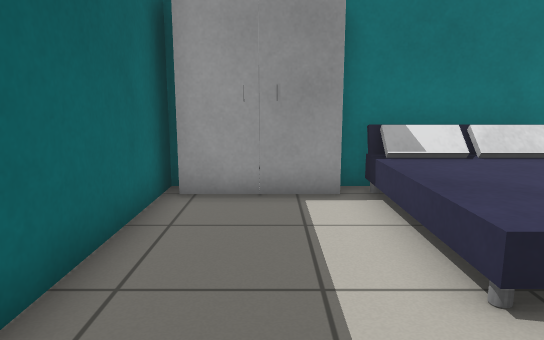
view 1 (above)

18 first-person views from a walk through a world built for the Gazebo simulator. The camera is 0.9 m above the floor, tilts 10° down and sees 70° across. Floor lines are 1 m apart. The floor is counted in squares, 0.5 m on a side. Each view is taken from the middle of a square. On the plan, view 1 faces up. The plan holds only what a view shows up to about 18 squares ahead; the rest is blank.

view 2
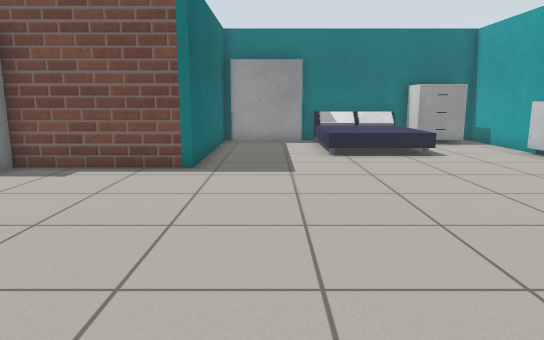

view 3
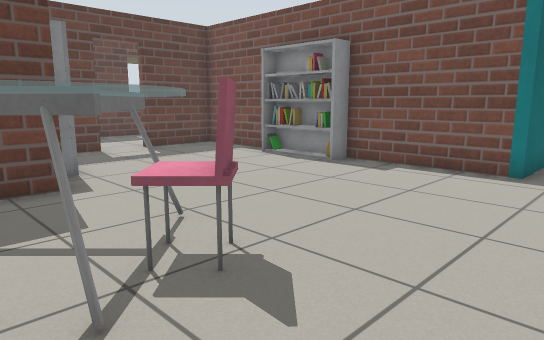

view 4
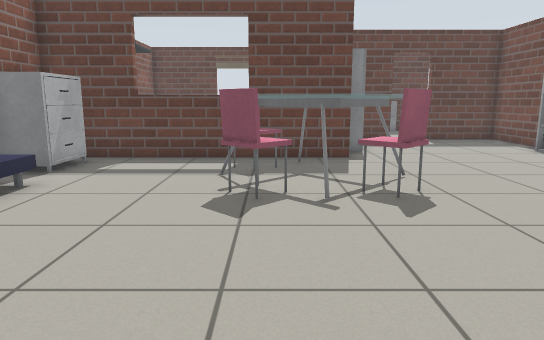

view 5
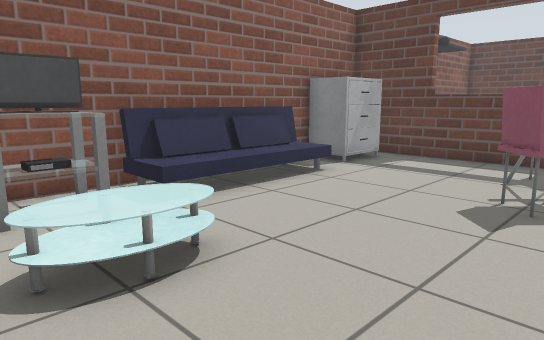

view 6
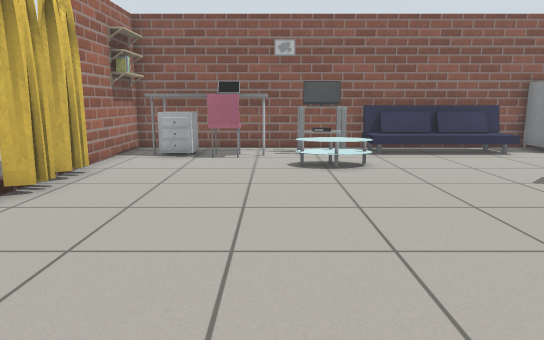

view 7
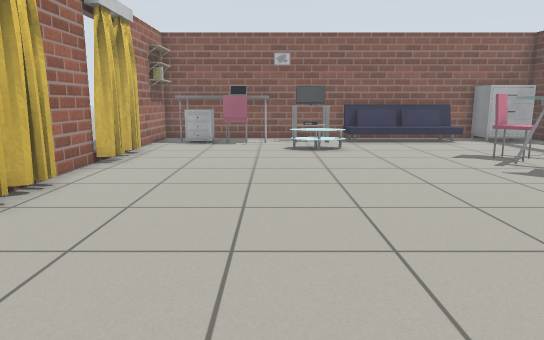

view 8
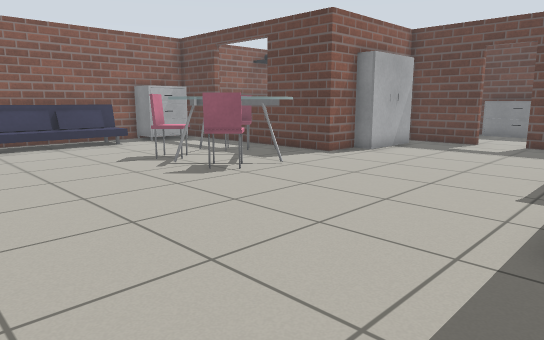

view 9
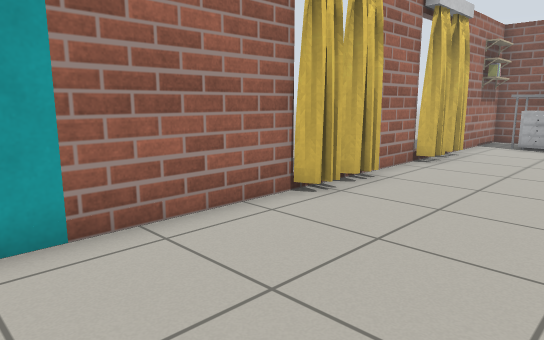

view 10
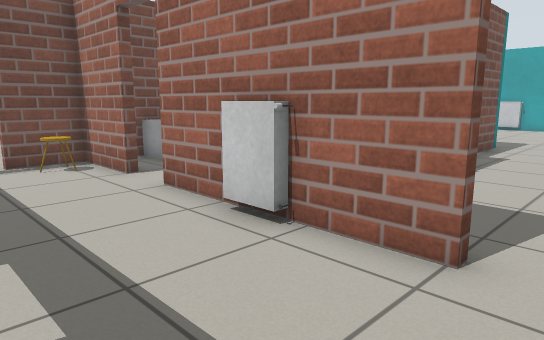

view 11
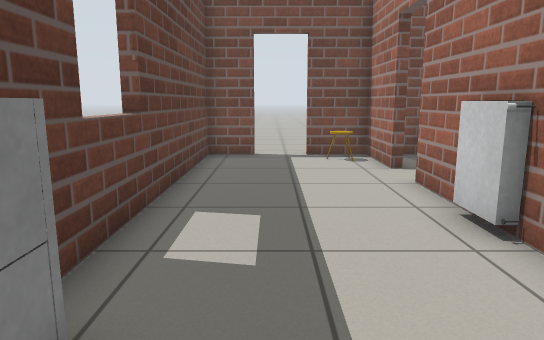

view 12
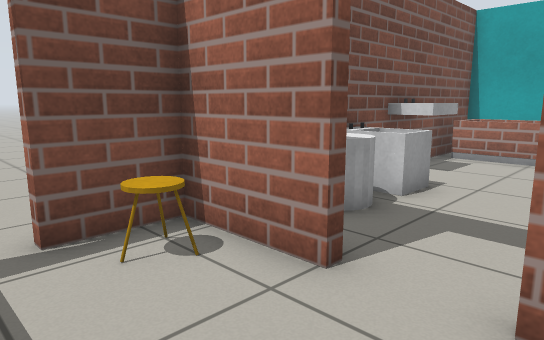

view 13
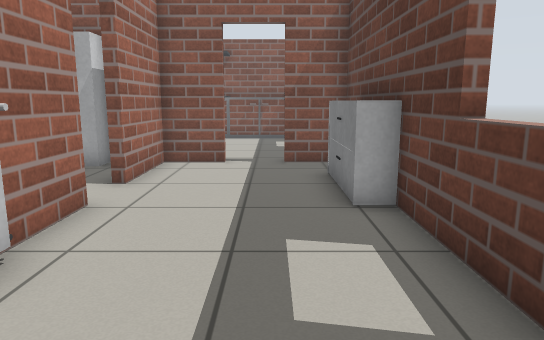

view 14
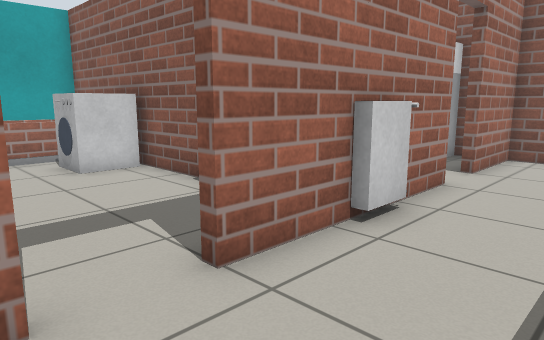

view 15
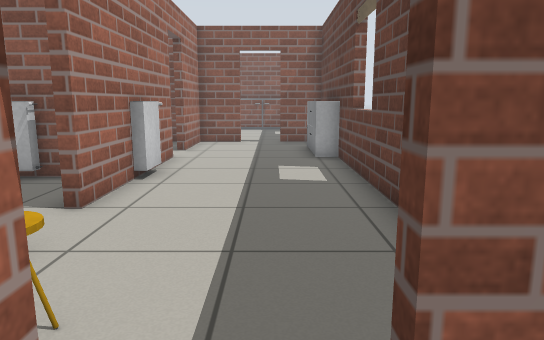

view 16
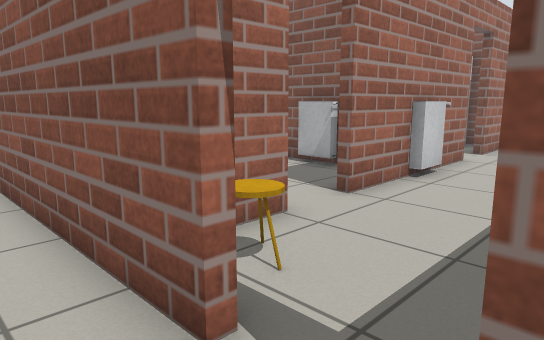

view 17
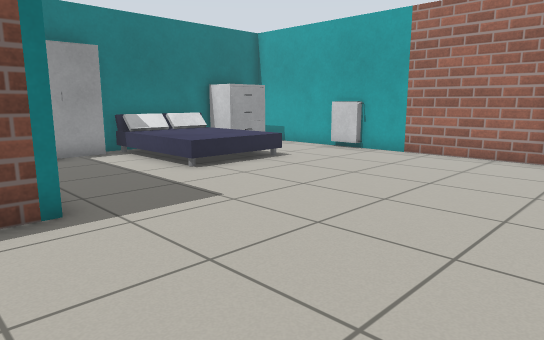

view 18
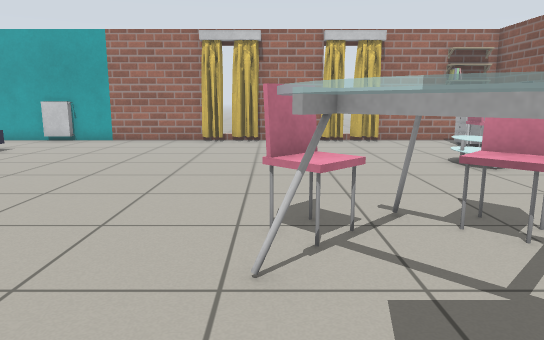

### Floor plan
Key: @ floor where view 1 was taken; # wall or solid block; . floor; D open door; = window, fence, low wall or low ledge; W wardrobe; B bed; C chest of drawers; K bookshelf; T round table; H chair; S sofa; A TV; U curtain; R shoe rack; M washing machine; O other object.
Columns run from 20 left of view 1 to 9 right of it. Each row starts with its distance up from view 1.
 10  .....
  9  ..........
  8 ##DD####O###O######WWW#####C##
  7 #...O#.OOOO.OO.####...BBBBCCC#
  6 #....#.........#=##...BBBB...#
  5 #....D.........#  #...BBBB...#
  4 #....D.........#  #...BBBB...#
  3 #....#.........#=##...BBBB...O
  2 #....#......MMM####..........#
  1 =....###O####M#####..........#
  0 =....O....KKKK......@........#
 -1 #....#.......................#
 -2 #....#.......................#
 -3 R....D.......................#
 -4 R....D.......................U
 -5 R....#.......................U
 -6 #....#.......................U
 -7 #....#.WWWW...TTH............#
 -8 ##DD####  ##. TTHH...........#
 -9   ..       #.TT TT...........#
-10   ...      #.H THH...........U
-11   ...      O.HHTH............U
-12   ...      O.................#
-13   ...      O.........OOO.....#
-14   ...       .................#
-15            #....SSSSS...OHHCO#
-16            O.CC.SSSSS.AA     #
-17            ##C################

Where each view was taken, in squares from view 1:
view 1: 0 up, 0 right, facing up
view 2: 10 down, 0 right, facing up
view 3: 10 down, 0 right, facing up-left
view 4: 10 down, 4 right, facing left
view 5: 9 down, 4 right, facing down-left
view 6: 2 down, 4 right, facing down
view 7: 2 up, 4 right, facing down
view 8: 1 up, 3 right, facing down-left
view 9: 2 up, 4 right, facing down-right
view 10: 4 down, 19 left, facing up-right
view 11: 5 down, 18 left, facing up
view 12: 3 up, 18 left, facing up-right
view 13: 4 up, 18 left, facing down
view 14: 6 up, 18 left, facing down-right
view 15: 10 up, 18 left, facing down
view 16: 10 up, 19 left, facing down-right
view 17: 6 down, 4 left, facing up-right
view 18: 7 down, 9 left, facing right
